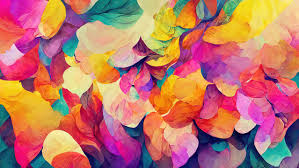
#> input picture color_extraction.jpeg, 299 x 168 px
$ jupyter execute image_reconstruction.ipynb
#> lines starting #> are read from the running program, lines starting #| are printed output that depends on the picture
[cell 1]
import matplotlib.pyplot as plt
import cv2
import numpy as np

[cell 2]
img = cv2.imread('color_extraction.jpeg')
#> img is the input picture: shape (168, 299, 3); mean B, G, R 106.2, 117.4, 189.8
img = cv2.cvtColor(img,cv2.COLOR_BGR2RGB)

[cell 3]
img.shape
#> Out = (168, 299, 3)

[cell 4]
plt.imshow(img)
plt.show()

[cell 5]
# X = img.reshape((-1,3))

[cell 6]
# X.shape # this image is very large so i'll make it one-fourth

[cell 7]
img = cv2.resize(img,(353,530))
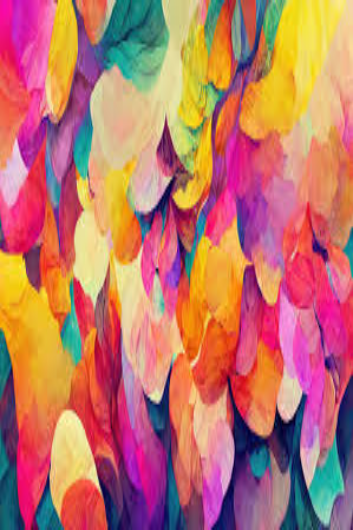
#> img: shape (530, 353, 3); mean R, G, B 189.7, 117.3, 106.1

[cell 8]
img.shape
#> Out = (530, 353, 3)

[cell 9]
plt.imshow(img)
plt.show()

[cell 10]
img.shape
#> Out = (530, 353, 3)

[cell 11]
X = img.reshape((-1,3))

[cell 12]
X.shape
#> Out = (187090, 3)

[cell 13]
from sklearn.cluster import KMeans

[cell 14]
k = 5
model = KMeans(n_clusters=k)

[cell 15]
model.fit(X)

[cell 16]
centroids = model.cluster_centers_

[cell 17]
print(centroids)

[cell 18]
colors = np.array(centroids,dtype='uint8')

[cell 19]
print(colors)

[cell 20]
# making a color patch

# mat = np.zeros((100,100,3))
# plt.imshow(mat)
# plt.show()

# # MY Code for COLOR PATCH

[cell 21]
# [18 lines of commented-out code are left out]

[cell 22]
#MAKING COLOR PATCH
cnt = 1
for color in colors:
    plt.subplot(1,k,cnt)
    cnt += 1
    plt.axis('off')
    mat = np.zeros((100,100,3),dtype='uint8')
    mat[:,:,:] = color
    plt.imshow(mat)

plt.show()
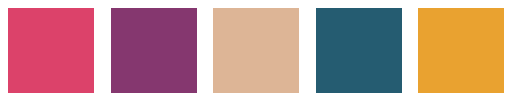
#> figure drawn by matplotlib, 5 panels

[cell 23]
print(colors)

# Repainting colors for different values of k

[cell 24]
model.labels_

[cell 25]
np.unique(model.labels_)

[cell 26]
X.shape
#> Out = (187090, 3)

[cell 27]
newImg = np.zeros((X.shape[0],3),dtype='uint8')
print(newImg.shape)
#| (187090, 3)

[cell 28]
for i in range(newImg.shape[0]):
    newImg[i] = colors[model.labels_[i]]

[cell 29]
newImg.resize((530, 353, 3))
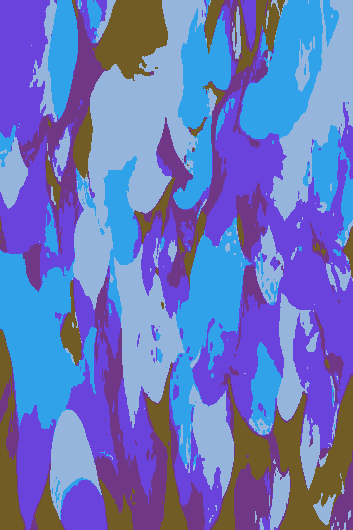
#> newImg: shape (530, 353, 3); mean of channels 0, 1, 2 189.2, 117, 105.4; drawn as B, G, R

$ run again, with mountain.jpg copied over color_extraction.jpeg
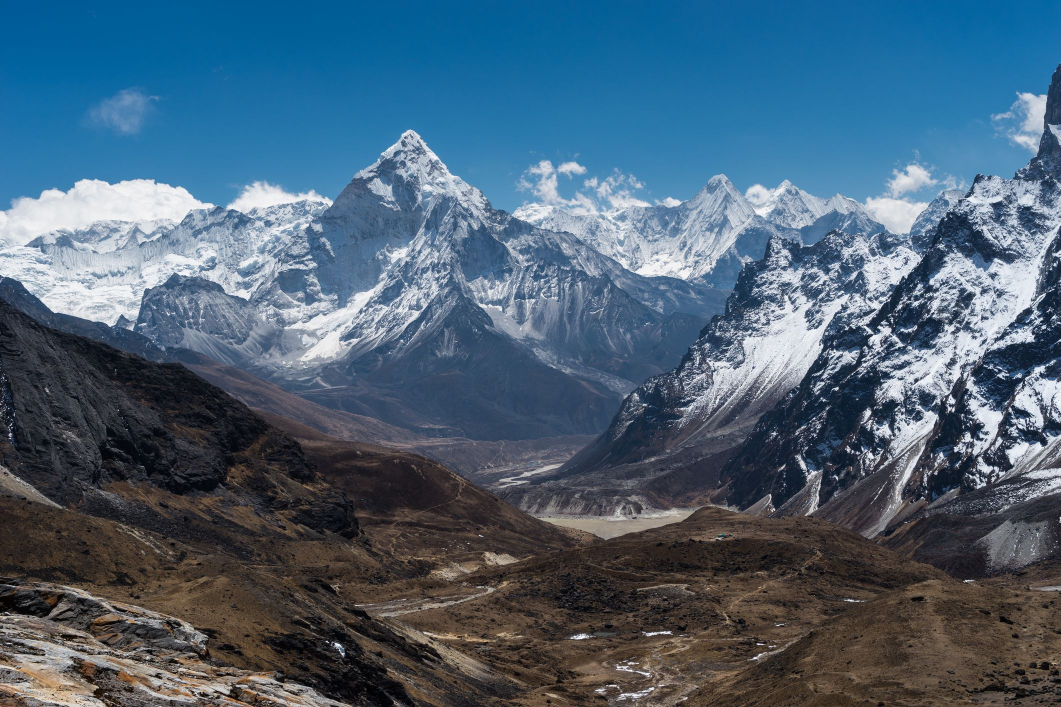
#> input picture mountain.jpg, 2121 x 1414 px (shown at 1/2 size)
#> img is the input picture: shape (1414, 2121, 3); mean B, G, R 117.7, 98.2, 74.5
#> `img = cv2.resize(img,(353,530))`:
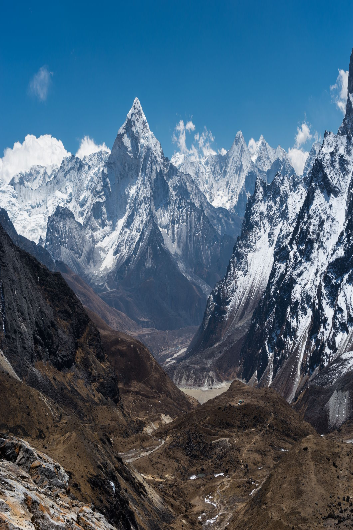
#> img: shape (530, 353, 3); mean R, G, B 74.4, 98.1, 117.6
#| (187090, 3)
#> `newImg.resize((530, 353, 3))`:
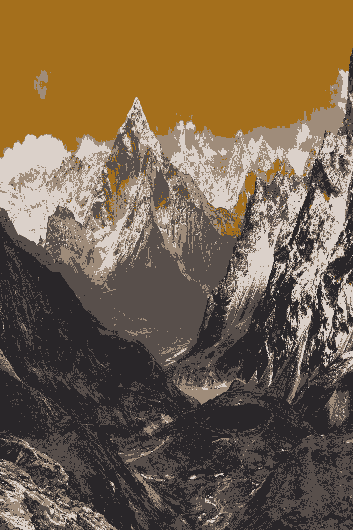
#> newImg: shape (530, 353, 3); mean of channels 0, 1, 2 73.8, 97.4, 117; drawn as B, G, R
